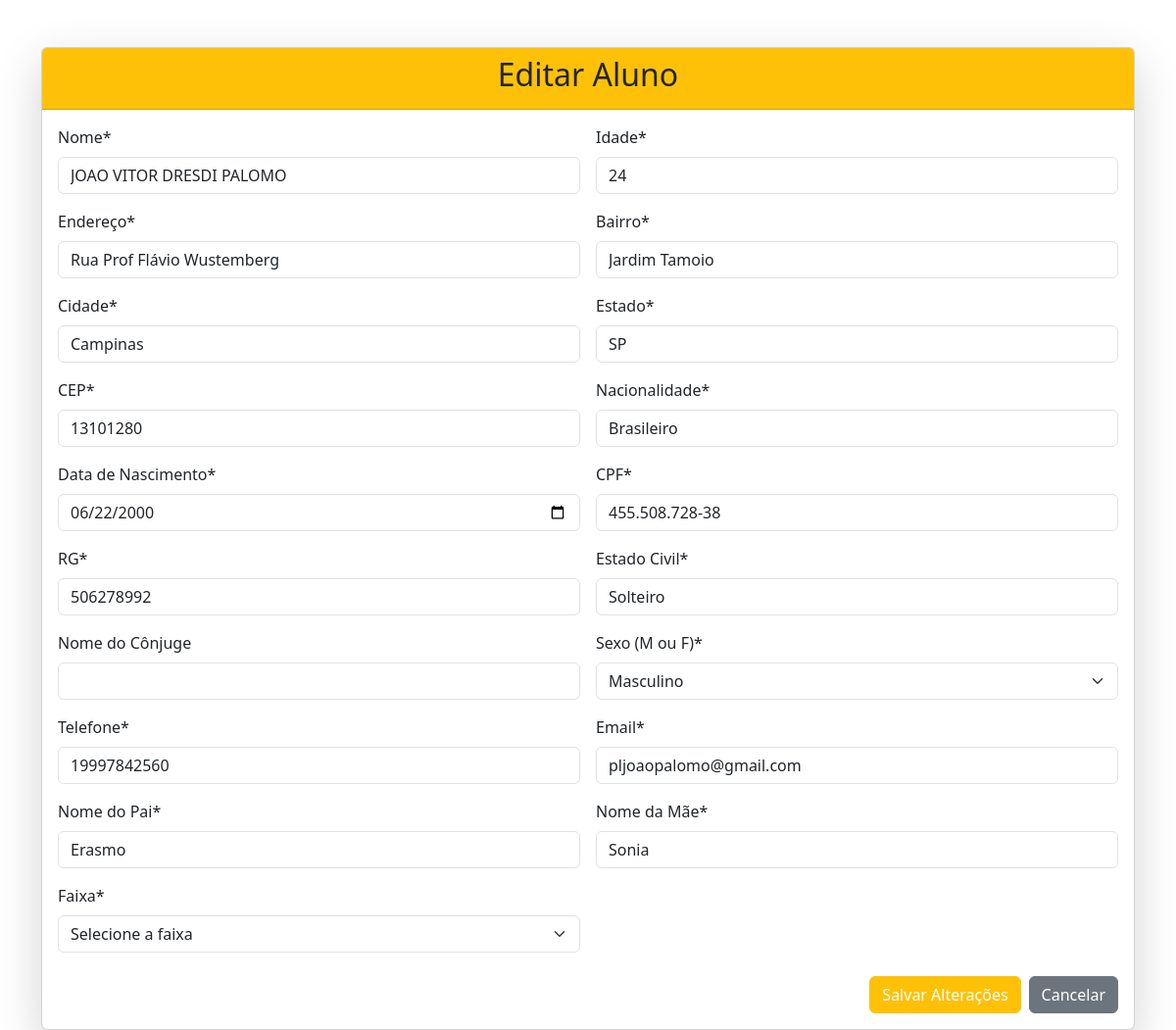
Screenshot of /editar_aluno/1 (signed in) with the database file from the repository.
### app.py (models this page shows, shortened)
class Aluno(db.Model):
    id = db.Column(db.Integer, primary_key=True)
    matricula = db.Column(db.String(10), unique=True, nullable=False)
    nome = db.Column(db.String(100), nullable=False)
    idade = db.Column(db.Integer, nullable=False)
    endereco = db.Column(db.String(150), nullable=False)
    bairro = db.Column(db.String(100), nullable=False)
    cidade = db.Column(db.String(100), nullable=False)
    estado = db.Column(db.String(2), nullable=False)
    cep = db.Column(db.String(10), nullable=False)
    nacionalidade = db.Column(db.String(50), nullable=False)
    data_nascimento = db.Column(db.String(10), nullable=False)
    cpf = db.Column(db.String(14), nullable=False)
    rg = db.Column(db.String(20), nullable=False)
    estado_civil = db.Column(db.String(20), nullable=False)
    nome_conjuge = db.Column(db.String(100), nullable=True)
    sexo = db.Column(db.String(1), nullable=False)
    telefone = db.Column(db.String(20), nullable=False)
    email = db.Column(db.String(120), nullable=False)
    nome_pai = db.Column(db.String(100), nullable=False)
    nome_mae = db.Column(db.String(100), nullable=False)
    faixa = db.Column(db.String(20), nullable=False)

### app.py (the view, shortened to what this page needs)
@app.route('/editar_aluno/<int:aluno_id>', methods=['GET', 'POST'])
@login_required
def editar_aluno(aluno_id):
    aluno = Aluno.query.get_or_404(aluno_id)
    return render_template('editar_aluno.html', aluno=aluno)

### app.py (called while the page is built)
@login_manager.user_loader
def load_user(admin_id):
    return Admin.query.get(int(admin_id))

### templates/editar_aluno.html (shortened to what this page needs)
<!DOCTYPE html>
<html lang="pt-br">
<head>
    <link href="https://cdn.jsdelivr.net/npm/bootstrap@5.3.2/dist/css/bootstrap.min.css" rel="stylesheet">
</head>
<body>
<div class="container mt-5">
    <div class="card shadow-lg">
        <div class="card-header bg-warning text-dark text-center">
            <h2>Editar Aluno</h2>
        </div>
        <div class="card-body">
            <form action="{{ url_for('editar_aluno', aluno_id=aluno.id) }}" method="post">
                <div class="row g-3">
                    <div class="col-md-6">
                        <label class="form-label">Nome*</label>
                        <input type="text" class="form-control" name="nome" value="{{ aluno.nome }}" required>
                    </div>
                    <div class="col-md-6">
                        <label class="form-label">Idade*</label>
                        <input type="number" class="form-control" name="idade" value="{{ aluno.idade }}" required>
                    </div>
                    <div class="col-md-6">
                        <label class="form-label">Endereço*</label>
                        <input type="text" class="form-control" name="endereco" value="{{ aluno.endereco }}" required>
                    </div>
                    <div class="col-md-6">
                        <label class="form-label">Bairro*</label>
                        <input type="text" class="form-control" name="bairro" value="{{ aluno.bairro }}" required>
                    </div>
                    <div class="col-md-6">
                        <label class="form-label">Cidade*</label>
                        <input type="text" class="form-control" name="cidade" value="{{ aluno.cidade }}" required>
                    </div>
                    <div class="col-md-6">
                        <label class="form-label">Estado*</label>
                        <input type="text" class="form-control" name="estado" value="{{ aluno.estado }}" maxlength="2" required>
                    </div>
                    <div class="col-md-6">
                        <label class="form-label">CEP*</label>
                        <input type="text" class="form-control" name="cep" value="{{ aluno.cep }}" required>
                    </div>
                    <div class="col-md-6">
                        <label class="form-label">Nacionalidade*</label>
                        <input type="text" class="form-control" name="nacionalidade" value="{{ aluno.nacionalidade }}" required>
                    </div>
                    <div class="col-md-6">
                        <label class="form-label">Data de Nascimento*</label>
                        <input type="date" class="form-control" name="data_nascimento" value="{{ aluno.data_nascimento }}" required>
                    </div>
                    <div class="col-md-6">
                        <label class="form-label">CPF*</label>
                        <input type="text" class="form-control" name="cpf" value="{{ aluno.cpf }}" required>
                    </div>
                    <div class="col-md-6">
                        <label class="form-label">RG*</label>
                        <input type="text" class="form-control" name="rg" value="{{ aluno.rg }}" required>
                    </div>
                    <div class="col-md-6">
                        <label class="form-label">Estado Civil*</label>
                        <input type="text" class="form-control" name="estado_civil" value="{{ aluno.estado_civil }}" required>
                    </div>
                    <div class="col-md-6">
                        <label class="form-label">Nome do Cônjuge</label>
                        <input type="text" class="form-control" name="nome_conjuge" value="{{ aluno.nome_conjuge }}">
                    </div>
                    <div class="col-md-6">
                        <label class="form-label">Sexo (M ou F)*</label>
                        <select class="form-select" name="sexo" required>
                            <option value="M" {% if aluno.sexo == 'M' %}selected{% endif %}>Masculino</option>
                        </select>
                    </div>
                    <div class="col-md-6">
                        <label class="form-label">Telefone*</label>
                        <input type="text" class="form-control" name="telefone" value="{{ aluno.telefone }}" required>
                    </div>
                    <div class="col-md-6">
                        <label class="form-label">Email*</label>
                        <input type="email" class="form-control" name="email" value="{{ aluno.email }}" required>
                    </div>
                    <div class="col-md-6">
                        <label class="form-label">Nome do Pai*</label>
                        <input type="text" class="form-control" name="nome_pai" value="{{ aluno.nome_pai }}" required>
                    </div>
                    <div class="col-md-6">
                        <label class="form-label">Nome da Mãe*</label>
                        <input type="text" class="form-control" name="nome_mae" value="{{ aluno.nome_mae }}" required>
                    </div>
                    <div class="col-md-6">
                        <label class="form-label">Faixa*</label>
                        <select class="form-select" name="faixa" required>
                            <option value="">Selecione a faixa</option>
                        </select>
                    </div>
                </div>
                <div class="mt-4 d-flex justify-content-end gap-2">
                    <button type="submit" class="btn btn-warning text-white">Salvar Alterações</button>
                    <a class="btn btn-secondary" href="{{ url_for('listar_alunos') }}">Cancelar</a>
                </div>
            </form>
        </div>
    </div>
</div>
</body>
</html>

### rows the page displays
Aluno: nome "JOAO VITOR DRESDI PALOMO", idade "24", endereco "Rua Prof Flávio Wustemberg", bairro "Jardim Tamoio", cidade "Campinas", estado "SP", cep "13101280", nacionalidade "Brasileiro", data_nascimento "06/22/2000", cpf "455.508.728-38", rg "506278992", estado_civil "Solteiro", sexo "Masculino", telefone "19997842560", email "pljoaopalomo@gmail.com", nome_pai "Erasmo", nome_mae "Sonia"
